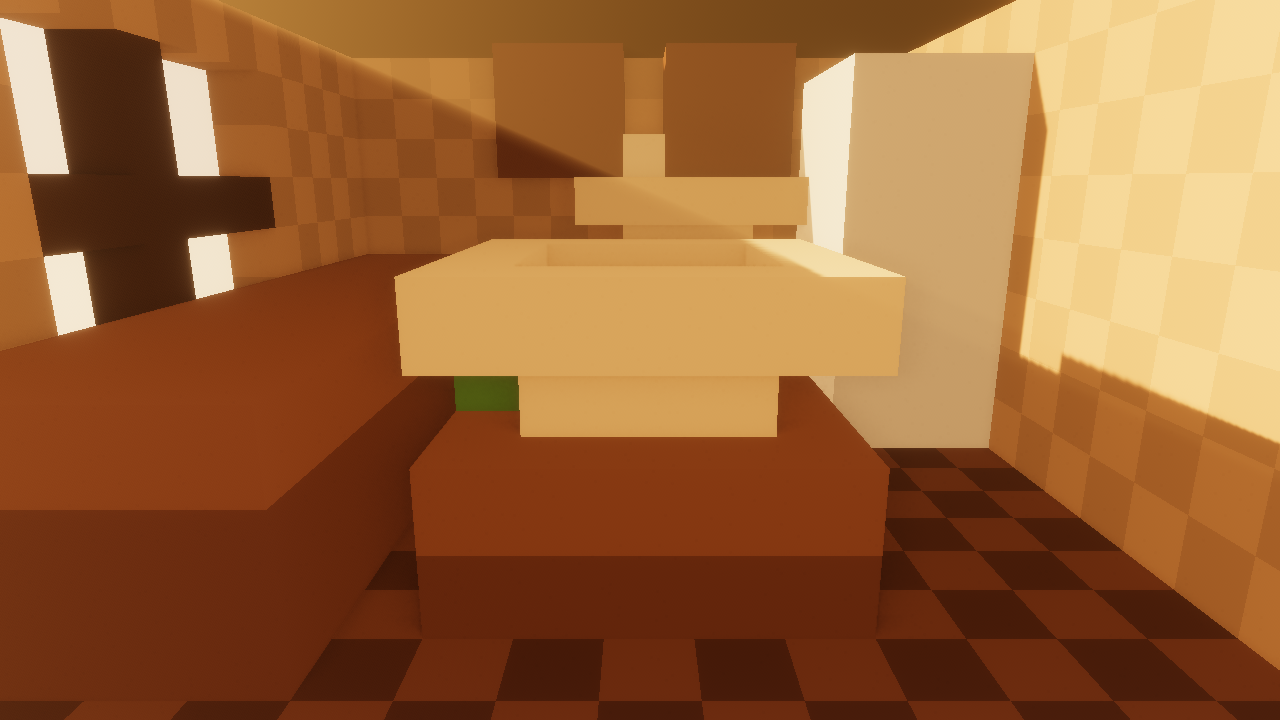
#> input picture hero-golden-a.png, 1280 x 720 px; the run also reads 1 picture not shown here
$ python _kevin_ingame_measure.py ../hero-golden-a.png ../hero-golden-b.png
#> lines starting #> are read from the running program, lines starting #| are printed output that depends on the picture; after the words box and inside, x2 and y2 are one past the last pixel; in counts of white or black regions, pixels touching at a corner belong together
#!/usr/bin/env python3
"""Measure the in-game wind A/B pair: % pixels moved + md5 of both frames.

Same "moved" definition as `_kevin_sway_measure.py`: a pixel counts as moved
once any channel shifts by more than THRESH 8-bit levels (above dither/tonemap
noise, below a real blade sliding off a pixel).

Usage:
    python scripts/_kevin_ingame_measure.py _kevin_foliage/ingame/before.png \
        _kevin_foliage/ingame/after.png
"""
import hashlib
import sys
from pathlib import Path

import numpy as np
from PIL import Image

THRESH = 8
EDGE_LEVEL = 20


def load(p: Path) -> np.ndarray:
    return np.asarray(Image.open(p).convert("RGB"), dtype=np.int16)


def md5(p: Path) -> str:
    return hashlib.md5(p.read_bytes()).hexdigest()


def edge_pct(img: np.ndarray) -> float:
    """Share of pixels on a strong luminance edge — a plant-blade sanity check."""
    lum = img.mean(axis=2)
    gx = np.abs(np.diff(lum, axis=1))
    gy = np.abs(np.diff(lum, axis=0))
    g = np.zeros_like(lum)
    g[:, :-1] = np.maximum(g[:, :-1], gx)
    g[:-1, :] = np.maximum(g[:-1, :], gy)
    return 100.0 * (g > EDGE_LEVEL).mean()


def main() -> int:
    a, b = Path(sys.argv[1]), Path(sys.argv[2])
    ia, ib = load(a), load(b)
    if ia.shape != ib.shape:
        print(f"shape mismatch: {a.name} {ia.shape} vs {b.name} {ib.shape}")
        return 2
    d = np.abs(ia - ib).max(axis=2)
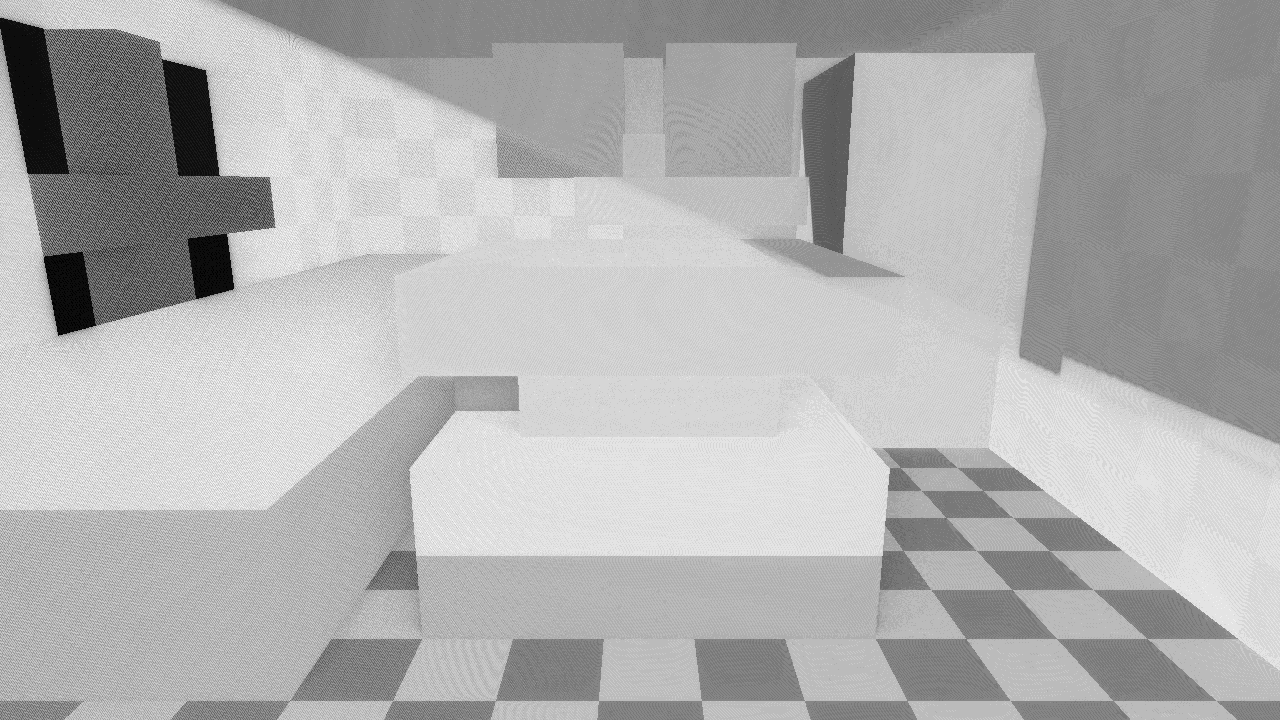
#> d: shape (720, 1280) int16; min 1, max 20, mean 14.2; drawn with min black and max white
    moved = d > THRESH
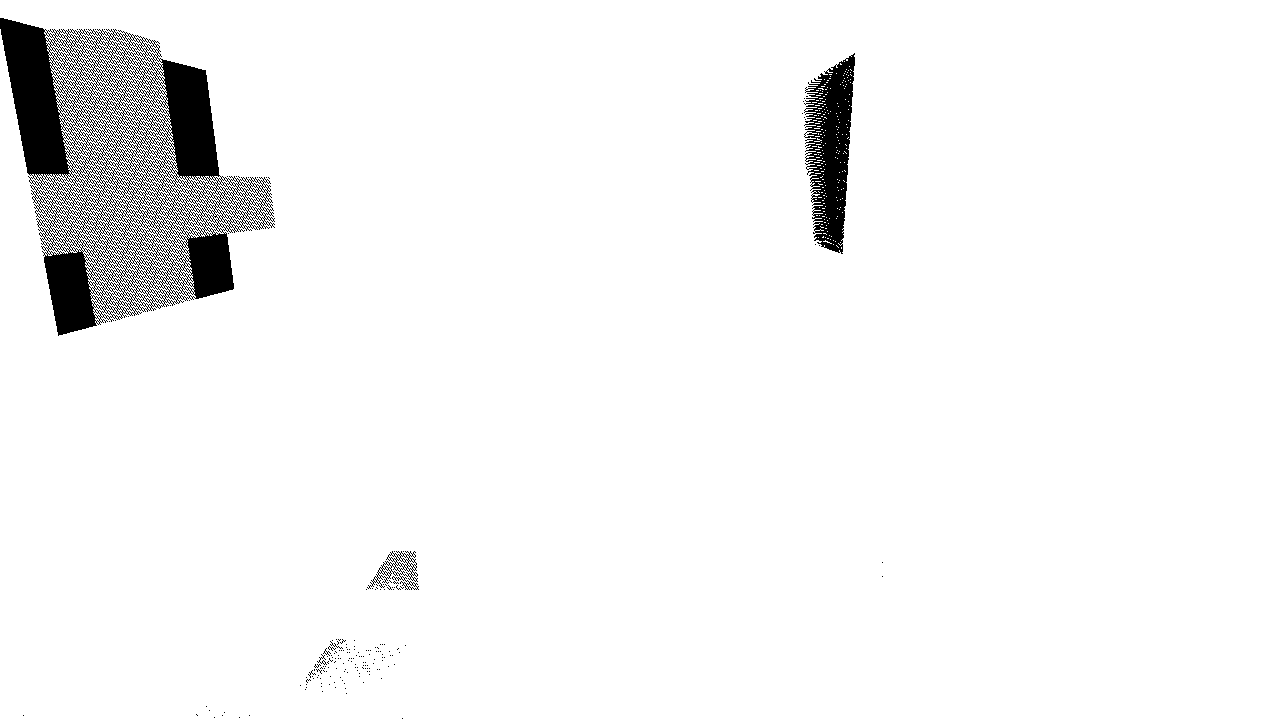
#> moved: shape (720, 1280) bool; 95.8% white; 189 black regions (185 under 20 px), largest, box (x1, y1, x2, y2) and area: (0, 18, 275, 336) 31821, (804, 53, 855, 254) 6097, (367, 551, 419, 590) 513, (317, 654, 327, 665) 27
    print(f"before md5   {md5(a)}")
    print(f"after  md5   {md5(b)}")
    print(f"resolution   {ia.shape[1]}x{ia.shape[0]}  ({ia.shape[0]*ia.shape[1]} px)")
#| resolution   1280x720  (921600 px)
    print(f"pixels moved {100.0 * moved.mean():.3f}%   (max|d|={int(d.max())})")
#| pixels moved 95.792%   (max|d|=20)
    print(f"edge density before {edge_pct(ia):.2f}%  after {edge_pct(ib):.2f}%")
#> in edge_pct, `lum = img.mean(axis=2)`:
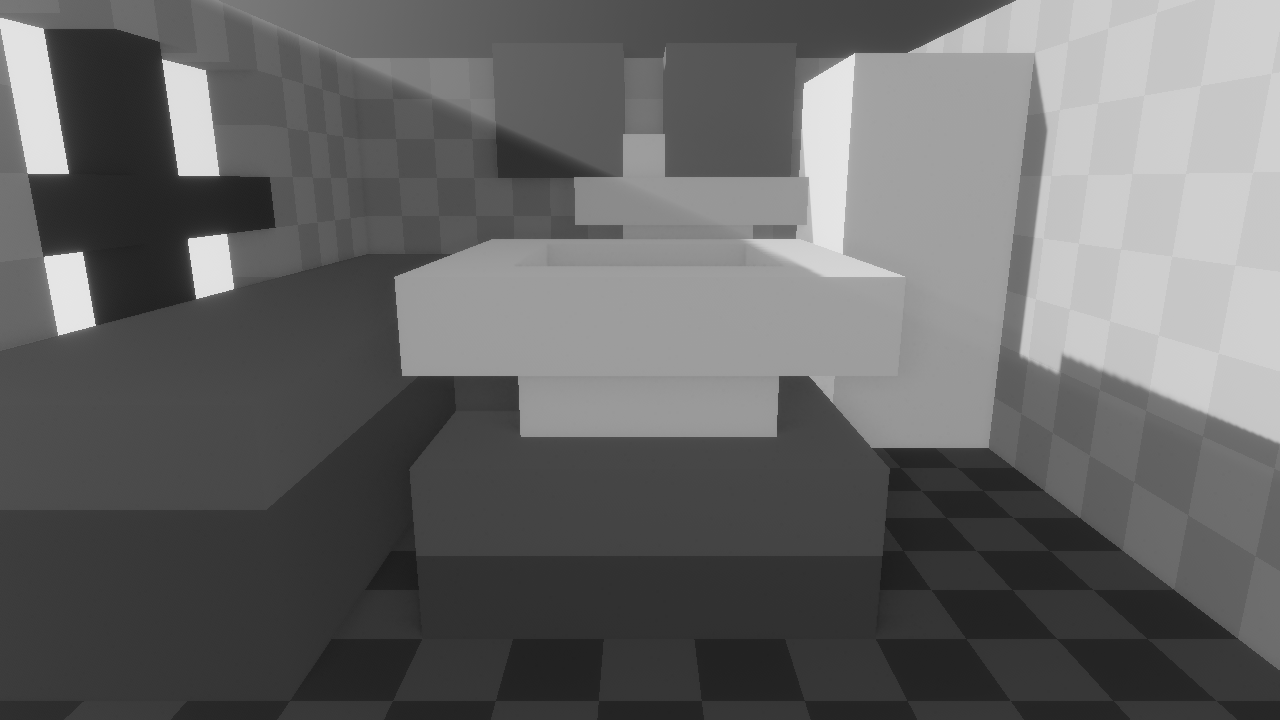
#> lum: shape (720, 1280) float64; min 27.67, max 230, mean 102.1
#> in edge_pct, `gx = np.abs(np.diff(lum, axis=1))`:
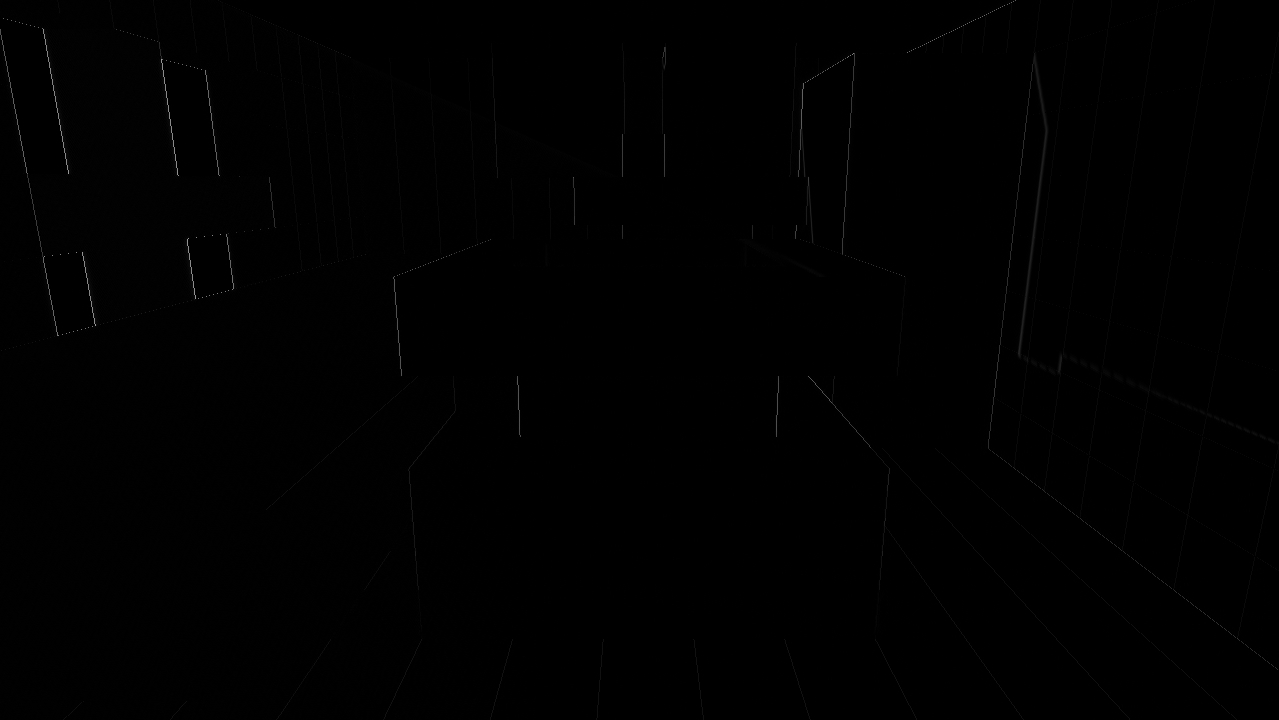
#> gx: shape (720, 1279) float64; min 0, max 156.7, mean 0.9
#| edge density before 0.75%  after 0.72%
    return 0


if __name__ == "__main__":
    raise SystemExit(main())
#> (the program exits here)
